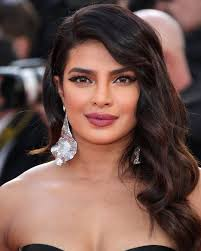
#> input picture img3_round.jpg, 201 x 251 px
$ python faceshapedet.py
#> lines starting #> are read from the running program, lines starting #| are printed output that depends on the picture
import cv2
import numpy as np

# Load the face landmark model
face_model = cv2.face.createFacemarkLBF()

# Load the face detection cascade
face_cascade = cv2.CascadeClassifier('haarcascade_frontalface_default.xml')

# Read the input image
img = cv2.imread('img3_round.jpg')
#> img is the input picture: shape (251, 201, 3); mean B, G, R 77, 84.4, 113.1

# Convert the image to grayscale
gray = cv2.cvtColor(img, cv2.COLOR_BGR2GRAY)
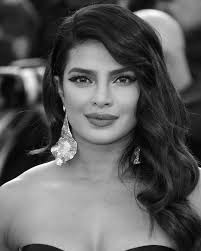
#> gray: shape (251, 201); min 0, max 254, mean 92.1
# Detect faces in the image
faces = face_cascade.detectMultiScale(gray, scaleFactor=1.1, minNeighbors=5, minSize=(30, 30))
#> faces = [[51, 41, 98, 98]]

# Check if a single face is detected
if len(faces) == 1:
    (x, y, w, h) = faces[0]
#> x = 51; y = 41; w = 98; h = 98

    # Extract the face region
    face_region = gray[y:y+h, x:x+w]
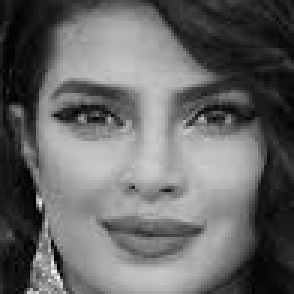
#> face_region: shape (98, 98) (shown 3 times larger); min 0, max 246, mean 102.7

    # Detect face landmarks in the face region

    # face_model.fit(img, faces=[np.array([(x, y, w, h)])])
    if not isinstance(img, np.ndarray):
     raise ValueError("img should be a NumPy array")

    if not isinstance(faces, list):
#> (the run stopped early here; a loop or call above may not have finished)

$ run again, with img1_round.jpg copied over img3_round.jpg
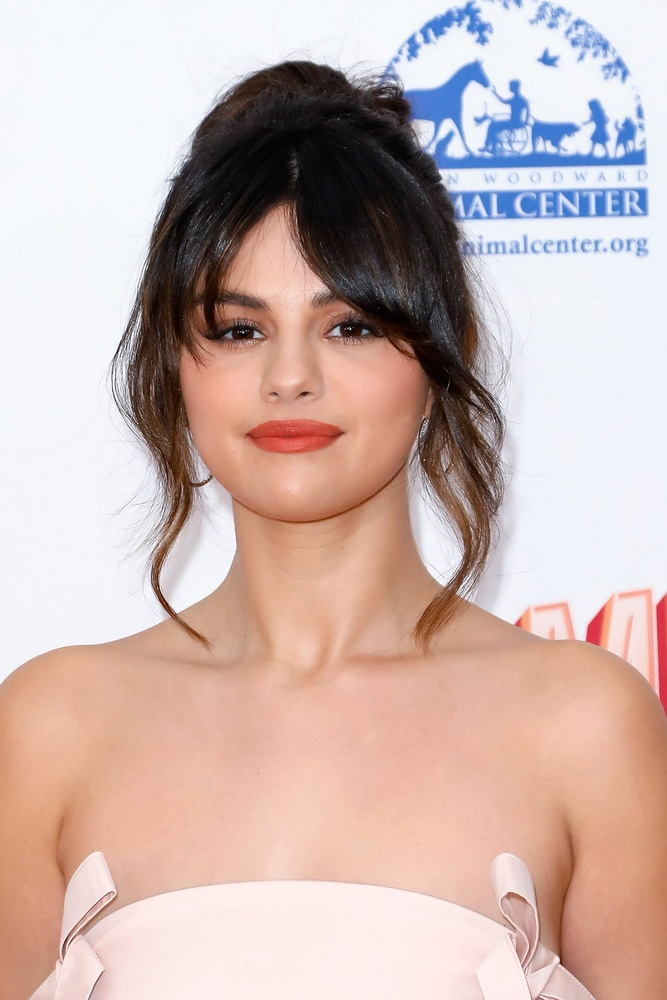
#> input picture img1_round.jpg, 667 x 1000 px, shrunk from 2466 x 3699 before the run
#> img is the input picture: shape (1000, 667, 3); mean B, G, R 175.8, 181.3, 203.9
#> `gray = cv2.cvtColor(img, cv2.COLOR_BGR2GRAY)`:
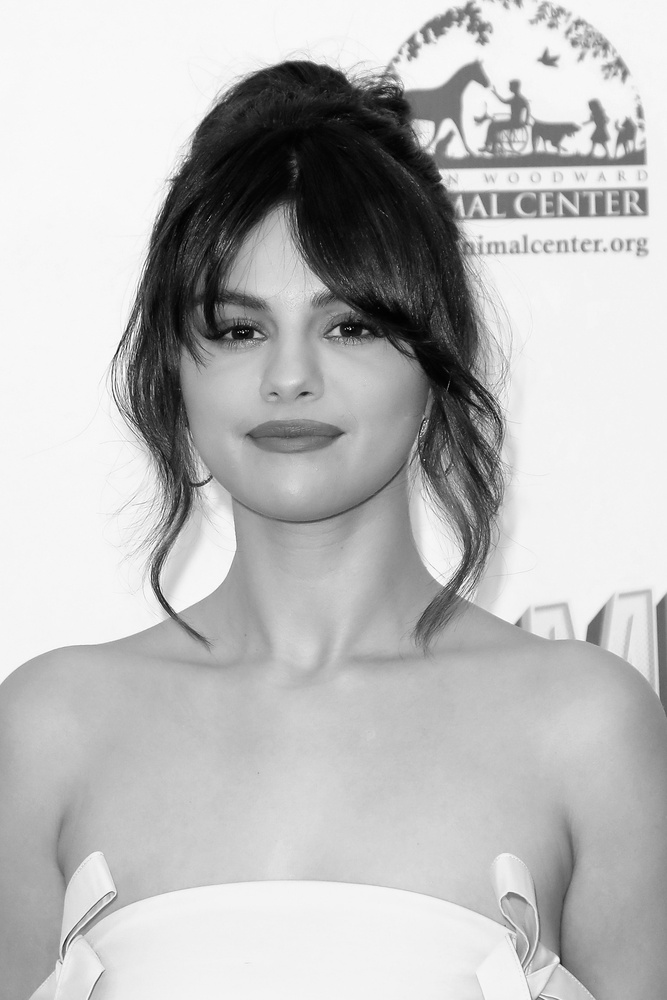
#> gray: shape (1000, 667); min 0, max 255, mean 187.4
#> faces = [[157, 229, 273, 273]]
#> x = 157; y = 229; w = 273
#> `face_region = gray[y:y+h, x:x+w]`:
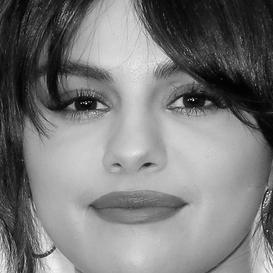
#> face_region: shape (273, 273); min 1, max 253, mean 122.4

$ run again, with img2_round.jpg copied over img3_round.jpg
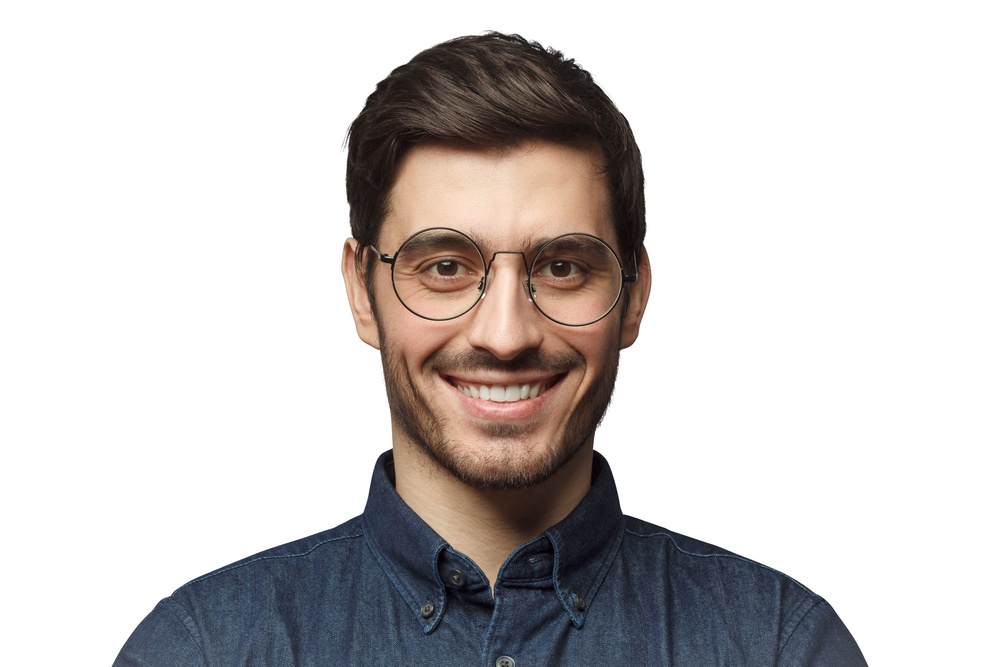
#> input picture img2_round.jpg, 1000 x 667 px, shrunk from 4870 x 3247 before the run
#> img is the input picture: shape (667, 1000, 3); mean B, G, R 200.1, 200.9, 204.9
#> `gray = cv2.cvtColor(img, cv2.COLOR_BGR2GRAY)`:
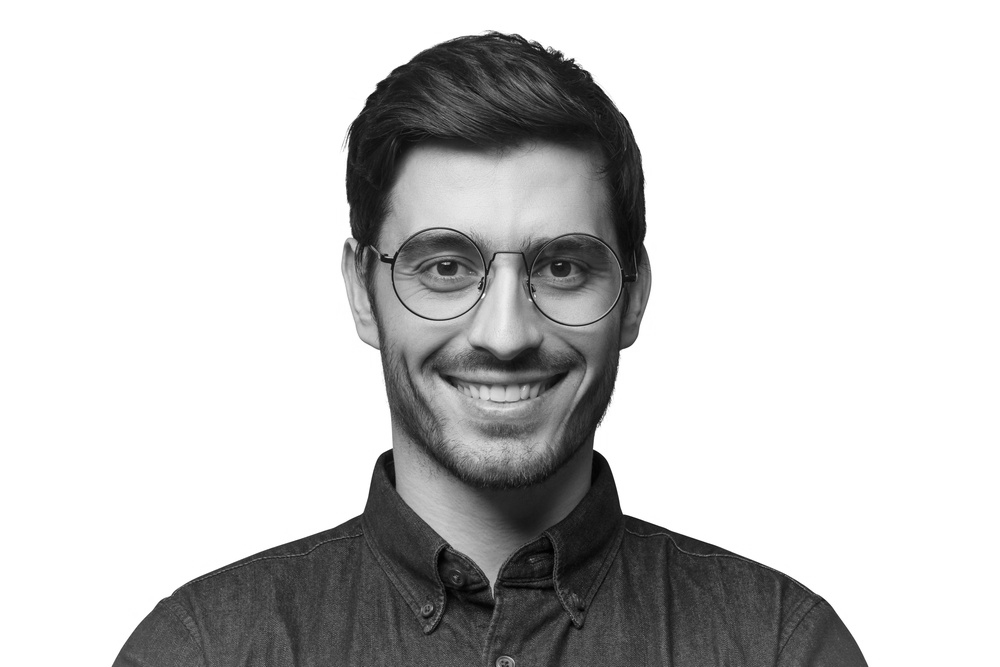
#> gray: shape (667, 1000); min 0, max 255, mean 202
#> faces = [[333, 137, 333, 333]]
#> x = 333; y = 137; w = 333
#> `face_region = gray[y:y+h, x:x+w]`:
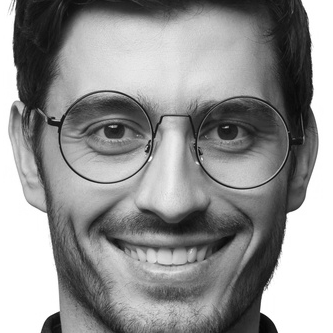
#> face_region: shape (333, 333); min 4, max 255, mean 147

$ run again, with ninadface.jpg copied over img3_round.jpg
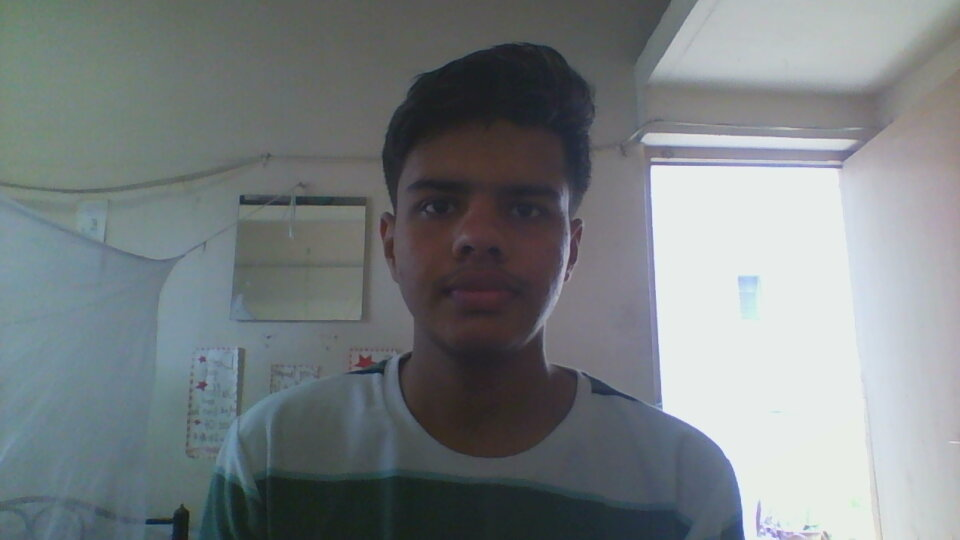
#> input picture ninadface.jpg, 960 x 540 px
#> img is the input picture: shape (540, 960, 3); mean B, G, R 130.2, 127.7, 121.3
#> `gray = cv2.cvtColor(img, cv2.COLOR_BGR2GRAY)`:
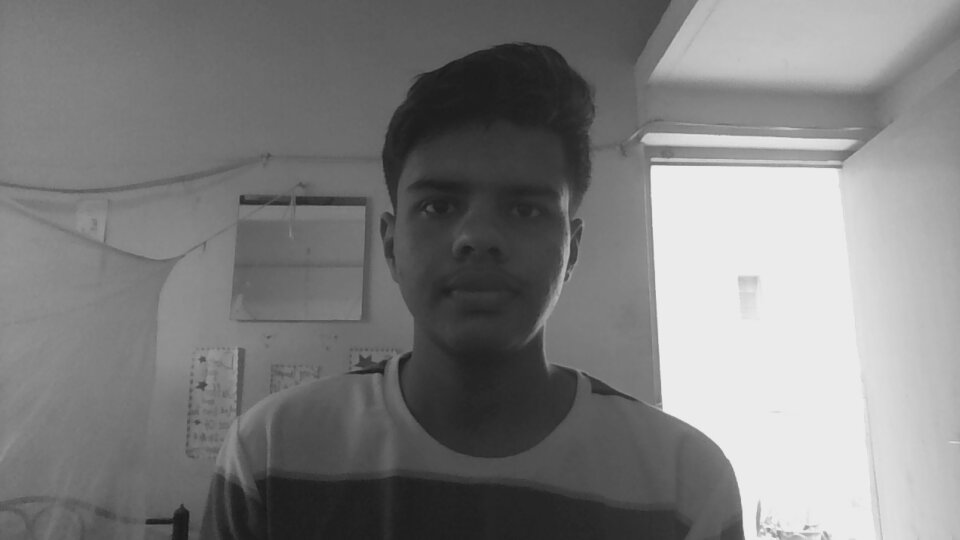
#> gray: shape (540, 960); min 23, max 244, mean 126.1
#> faces = [[371, 122, 211, 211]]
#> x = 371; y = 122; w = 211
#> `face_region = gray[y:y+h, x:x+w]`:
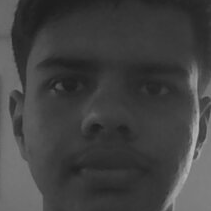
#> face_region: shape (211, 211); min 29, max 183, mean 65.8
